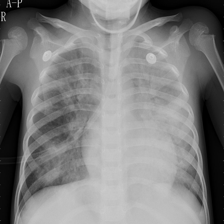
#> input picture images/Pneumonia.png, 224 x 224 px, found by its file name
$ python main.py
#> lines starting #> are read from the running program, lines starting #| are printed output that depends on the picture
### KMsWA2/KMs.py
import math
import numpy as np
from scipy.special import poch
from PIL import Image


def KMrec(N, M, p1, p2, Q, order):
    Wx = Weight_Function(p1, N - 1)
    Wy = Weight_Function(p2, M - 1)

    Kn = Krawtchouk_bar_poly(p1, order, N - 1, Wx)
    Km = Krawtchouk_bar_poly(p2, order, M - 1, Wy)
    Rec_F = np.zeros(shape=(N, M))
    for x in range(N):
        for y in range(M):
            Rec_F[x, y] = np.sum((Kn[:, x] * Km[:, y].reshape(-1, 1)) * Q)

    return Rec_F


def KMs(img, p, q, p1, p2, mthd):
    if mthd == 'Direct':
        Moms, Pols = Direct_mthd(img, p, q, p1, p2)
    else:
        print('This method is not supported')
    return Moms, Pols


def Direct_mthd(img, order, rep, p1, p2):
    Pols = []
    N, M = img.shape
    Moms = np.zeros(shape=(order + 1, rep + 1))
    Wx = Weight_Function(p1, N - 1)
    Wy = Weight_Function(p2, M - 1)

    Kp = Krawtchouk_bar_poly(p1, order, N - 1, Wx)
    Kq = Krawtchouk_bar_poly(p2, rep, M - 1, Wy)
    for p in range(order + 1):
        for q in range(rep + 1):
            Moms[p, q] = np.sum(((Kp[p,:].reshape(-1,1)) * Kq[q,:]) * img)
    # print(Moms.shape)
    Pols1 = Kp
    Pols2 = Kq
    Pols.append(Pols1)
    Pols.append(Pols2)
    return Moms, Pols


def Weight_Function(p, N):
    w = np.zeros(shape=(N+1), dtype=np.float64)
    w[0] = (1 - p) ** N
    for x in range(N):
        w[x + 1] = ((N-x)/(x+1))*(p/(1-p)) * w[x]
    return w


def p_norm(n, p, N):
    pnorm = ((-1)**n) * (((1-p)/p)**n) * (math.factorial(n)/poch(-N,n))
    return pnorm


def Krawtchouk_bar_poly(p, nmax, N, w):
    x = np.arange(N + 1)
    K = np.zeros(shape=(nmax + 1, N + 1), dtype=np.float64)
    if nmax == 0:
        K[0, :] = np.sqrt(w / p_norm(0, p, N))
    elif nmax == 1:
        x1 = (1-(x/(p*N)))
        y = p_norm(1, p, N)
        x2 = np.sqrt(w / y)
        K[1, :] = x1 * x2
    else:
        K[0, :] = np.sqrt(w / p_norm(0, p, N))
        x1 = (1 - (x / (p * N)))
        x2 = np.sqrt(w / p_norm(1, p, N))
        K[1, :] = (x1 * x2)
        for n in range(1, nmax):
            A = np.sqrt(p * (N - n) / ((1 - p) * (n + 1)))
            B = np.sqrt((p ** 2) * (N - n) * (N - n + 1) / (((1 - p) ** 2) * (n + 1) * n))
            x3 = A * (N * p - 2 * n * p + n - x)
            x4 = (K[n, :] - B * n * (1 - p) * K[n-1, :]) / (p * (N - n))
            K[n + 1, :] = (A * (N * p - 2 * n * p + n - x) * K[n, :] - B * n * (1 - p) * K[n-1, :]) / (p * (N - n))

    return K
# img = np.array(Image.open('les.jpg'))
# M, P = KMs(img, 32, 5, 0.5, 0.5, 'Direct')
K = KMrec(255, 255, 0.5, 0.5, 20, 30)
print(K[99,50])

### KMsWA2/insertion_KMs.py
import numpy as np
from matplotlib import pyplot as plt
from KMs import KMs, KMrec
from zigzag import zigzag, inverse_zigzag
from dither import dither
from PIL import Image


def insertion_KMs(img, b_seq, order, delta, p1, p2, numbits):
    # Moments Calculation
    moments, KPols = KMs(img, order, order, p1, p2, 'Direct')

    # Moments choice
    mom_all_orig_v = zigzag(moments)
    water_info = np.zeros(shape=(mom_all_orig_v.shape[0]))
    mom_all_mod = [0]
    for i in range(1, len(b_seq[:numbits]) + 1):
        mom_all_mod_list, min_dist = dither(mom_all_orig_v[i], b_seq[i-1], delta, delta/2)
        mom_all_mod.append(mom_all_mod_list)
        water_info[i] = mom_all_mod[i] - mom_all_orig_v[i]

    water_info = inverse_zigzag(water_info, moments.shape[0], moments.shape[1])
    Rec_F = KMrec(img.shape[0], img.shape[1], p1, p2, water_info, order)
    watermarked_img = img + Rec_F
    plt.imshow(watermarked_img, cmap='gray', vmin=0, vmax=255, interpolation='none')
    plt.show()
    plt.imsave('test.jpg', watermarked_img, cmap='gray', vmin=0, vmax=255)
    return watermarked_img

### KMsWA2/zigzag.py
import numpy as np

def zigzag(in_):
    h = 0
    v = 0
    vmin = 0
    hmin = 0
    vmax = in_.shape[0]
    hmax = in_.shape[1]
    i = 0
    output = np.zeros((vmax * hmax))

    while ((v <= vmax) and (h <= hmax) ):
        if ((h + v) % 2) == 0:  # going up
            if (v == vmin):
                output[i] = in_[v, h]  # if we got to the first line
                if (h == hmax - 1):
                    v = v + 1
                else:
                    h = h + 1

                i = i + 1

            elif ((h == hmax - 1) and (v < vmax)):  # if we got to the last column
                output[i] = in_[v, h]
                v = v + 1
                i = i + 1

            elif ((v > vmin) and (h < hmax - 1)):  # all other cases
                output[i] = in_[v, h]
                v = v - 1
                h = h + 1
                i = i + 1


        else:  # going down

            if ((v == vmax - 1) and (h <= hmax - 1)):  # if we got to the last line
                output[i] = in_[v, h]
                h = h + 1
                i = i + 1

            elif (h == hmin):  # if we got to the first column
                output[i] = in_[v, h]
                if (v == vmax - 1):
                    h = h + 1
                else:
                    v = v + 1

                i = i + 1

            elif ((v < vmax - 1) and (h > hmin)):  # all other cases
                output[i] = in_[v, h]
                v = v + 1
                h = h - 1
                i = i + 1

        if ((v == vmax - 1) and (h == hmax - 1)):  # bottom right element
            output[i] = in_[v, h]
            break

    return output


def inverse_zigzag(in_, vmax, hmax):
    h = 0
    v = 0
    vmin = 0
    hmin = 0
    output = np.zeros((vmax, hmax))
    i = 0
    while (v < vmax) and (h < hmax):
        if ((h + v) % 2) == 0:  # going up

            if v == vmin:
                output[v, h] = in_[i]  # if we got to the first line

                if h == hmax-1:
                    v = v + 1
                else:
                    h = h + 1

                i = i + 1

            elif (h == hmax - 1) and (v < vmax):  # if we got to the last column
                output[v, h] = in_[i]
                v = v + 1
                i = i + 1

            elif (v > vmin) and (h < hmax - 1):  # all other cases
                output[v, h] = in_[i]
                v = v - 1
                h = h + 1
                i = i + 1

        else:  # going down

            if (v == vmax - 1) and (h <= hmax - 1):  # if we got to the last line
                output[v, h] = in_[i]
                h = h + 1
                i = i + 1

            elif h == hmin:  # if we got to the first column
                output[v, h] = in_[i]
                if v == vmax - 1:
                    h = h + 1
                else:
                    v = v + 1
                i = i + 1

            elif (v < vmax - 1) and (h > hmin):  # all other cases
                output[v, h] = in_[i]
                v = v + 1
                h = h - 1
                i = i + 1

        if (v == vmax - 1) and (h == hmax - 1):  # bottom right element
            output[v, h] = in_[i]
            break

    return output

### KMsWA2/dither.py
import math
import numpy as np


def dither(z_pq_v_c, b_seq, delta, d_0):
    z_pq_mod_v = np.zeros(1)
    z_pq_magn_v_c = abs(z_pq_v_c)

    for i in range(2):
        d_1 = delta/2 + d_0
        if b_seq == 1:
            z_pq_magn_mod_v = np.round(((z_pq_magn_v_c - d_1) / delta)) * delta + d_1
            z_pq_mod_v = (z_pq_magn_mod_v / z_pq_magn_v_c) * z_pq_v_c
        else:
            z_pq_magn_mod_v = np.round(((z_pq_magn_v_c - d_0) / delta)) * delta + d_0
            z_pq_mod_v = (z_pq_magn_mod_v / z_pq_magn_v_c) * z_pq_v_c

        min_dist = (z_pq_magn_mod_v - z_pq_magn_v_c) ** 2
    return z_pq_mod_v, min_dist


# print(dither(17.25, 0, 5, 2.5))

### KMsWA2/main.py
from insertion_KMs import insertion_KMs
import numpy as np
from PIL import Image


# ------------------- Parameters -----------------------------
p1 = 0.1
p2 = 0.5
delta = 500  # Embedding Strength
numbits = 200  # Numbers of bits inserted in watermarked image
order = 32
# -------------------------------------------------------------
image = np.array(Image.open('images/Pneumonia.png'))
#> image is the input picture: shape (224, 224); min 0, max 206, mean 126.4
bits = np.random.choice([0, 1], size=(1000,))
insertion_KMs(image, bits, order, delta, p1, p2, numbits)
#> call 3 of Krawtchouk_bar_poly, with p = 0.1, nmax = 32, N = 223, w = array of shape (224,)
#> in Krawtchouk_bar_poly (call 3), `K[1, :] = (x1 * x2)`: K: shape (33, 224) float64; min -0.251, max 0.298, mean 0.000582
#> after the loop in Krawtchouk_bar_poly (call 3), `for n in range(1, nmax):`:
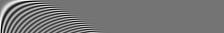
#> K: shape (33, 224) float64; min -0.251, max 0.298, mean 0.00272; drawn with min black and max white
#> call 4 of Krawtchouk_bar_poly, with p = 0.5, nmax = 32, N = 223, w = array of shape (224,)
#> in Krawtchouk_bar_poly (call 4), `K[1, :] = (x1 * x2)`:
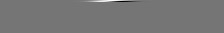
#> K: shape (33, 224) float64; min -0.198, max 0.231, mean 0.000827; drawn with min black and max white
#> after the loop in Krawtchouk_bar_poly (call 4), `for n in range(1, nmax):`:
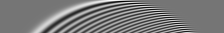
#> K: shape (33, 224) float64; min -0.198, max 0.231, mean 0.00666; drawn with min black and max white
#> after the loop in Direct_mthd, `for p in range(order + 1):`:
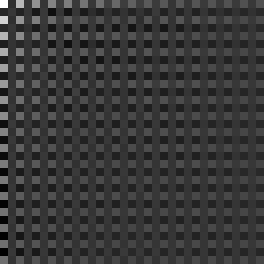
#> Moms: shape (33, 33) float64 (shown 8 times larger); min -1261.2, max 4679.6, mean 61; drawn with min black and max white
#> in KMs, `Moms, Pols = Direct_mthd(img, p, q, p1, p2)`: Pols = 2 items
#> after the loop in zigzag, `while ((v <= vmax) and (h <= hmax) ):`: h = 32; i = 1088; output = 1089 values, max 4679.6 at index 0, min -1261.2 at index 527, mean 60.96; v = 32
#> in insertion_KMs, `mom_all_orig_v = zigzag(moments)`: mom_all_orig_v has the same summary as output in zigzag
#> the loop in insertion_KMs, `for i in range(1, len(b_seq[:numbits]) + 1):` made 200 passes
#> (z_pq_magn_v_c in dither, mom_all_mod_list, min_dist) on passes 1 to 3: (162.6, -250, 7639.6), (355.1, -500, 20994.4), (3638.9, 3500, 19286.1)
#> after the loop in insertion_KMs, `for i in range(1, len(b_seq[:numbits]) + 1):`: mom_all_mod = 201 values, max 3500 at index 3, min -1000 at index 71, mean 225.1; water_info = 1089 values, max 248 at index 64, min -249.5 at index 56, mean -0.477
#> after the loop in inverse_zigzag, `while (v < vmax) and (h < hmax):`:
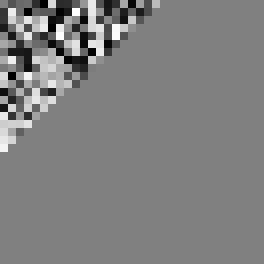
#> output: shape (33, 33) float64 (shown 8 times larger); min -249.5, max 248, mean -0.5; drawn with min black and max white
#> after the loop in inverse_zigzag, `while (v < vmax) and (h < hmax):`: h = 32; i = 1088; v = 32
#> call 2 of KMrec, with N = 224, M = 224, p1 = 0.1, p2 = 0.5, order = 32
#> after the loop in KMrec (call 2), `for x in range(N):`:
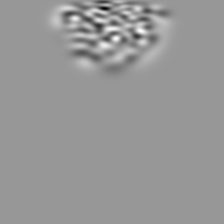
#> Rec_F: shape (224, 224) float64; min -119, max 80.95, mean 0; drawn with min black and max white
#> in insertion_KMs, `watermarked_img = img + Rec_F`:
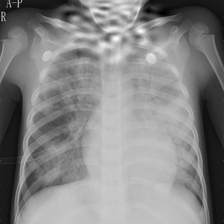
#> watermarked_img: shape (224, 224) float64; min -19.35, max 258.1, mean 126.4; drawn with min black and max white
